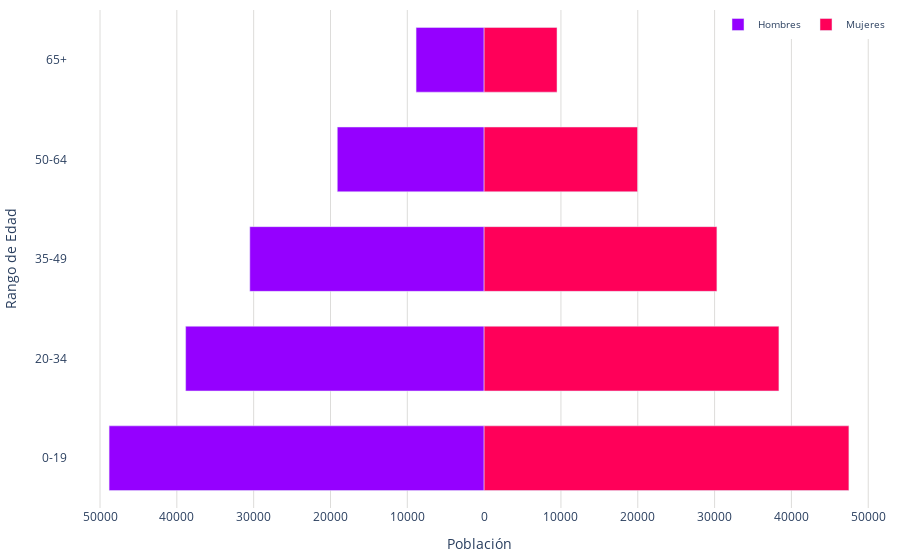

Notebook code for this chart:
### Code cell
import plotly.graph_objects as go

# Crear una gráfica de pirámide de población
def crear_grafico_piramide(dfs):
    fig = go.Figure()

    # Sumar los valores de hombres y mujeres por rango amplio
    datos_agrupados = dfs.groupby('rango_amplio').sum(numeric_only=False).reset_index()
    

    # Calcular el total de hombres y mujeres
    total_hombres = datos_agrupados['hombres'].sum()
    total_mujeres = datos_agrupados['mujeres'].sum()
    total_poblacion = total_hombres + total_mujeres

    # Crear texto para el hover que incluya total y porcentaje
    text_hombres = [
        f'Total: {row["hombres"]}<br>Porcentaje: {row["hombres"] / total_poblacion * 100:.1f}%'
        for index, row in datos_agrupados.iterrows()
    ]

    text_mujeres = [
        f'Total: {row["mujeres"]}<br>Porcentaje: {row["mujeres"] / total_poblacion * 100:.1f}%'
        for index, row in datos_agrupados.iterrows()
    ]

    # Crear barras para hombres a la izquierda
    fig.add_trace(go.Bar(
        y=datos_agrupados['rango_amplio'],
        x=-datos_agrupados['hombres'],  # Mantener la barra en negativo para la forma de pirámide
        orientation='h',
        marker=dict(color='#9500ff'),
        text=text_hombres,
        textposition='none',  # Ocultar el texto en las barras
        hoverinfo='text',  # Usar solo el texto personalizado al hacer hover
        name='Hombres'
    ))

    # Crear barras para mujeres a la derecha
    fig.add_trace(go.Bar(
        y=datos_agrupados['rango_amplio'],
        x=datos_agrupados['mujeres'],
        orientation='h',
        marker=dict(color='#ff0059'),
        text=text_mujeres,
        textposition='none',  # Ocultar el texto en las barras
        hoverinfo='text',  # Usar solo el texto personalizado al hacer hover
        name='Mujeres'
    ))

    # Configurar el gráfico
    fig.update_layout(
        barmode='overlay',
        bargap=0.35,
        xaxis=dict(
            title='Población',
            gridcolor='#dddcda',  # Color de las líneas que dividen los rangos del eje Y
            tickvals=[-50000, -40000, -30000, -20000, -10000, 0, 10000, 20000, 30000, 40000, 50000],  # Ajusta según tus datos
            ticktext=[50000, 40000, 30000, 20000, 10000, 0, 10000, 20000, 30000, 40000, 50000]  # Etiquetas positivas
        ),
        plot_bgcolor='rgba(0,0,0,0)',  # Color de fondo del gráfico
        margin=dict(l=10, r=10, t=10, b=10),  # Ajusta los márgenes (left, right, top, bottom)
        yaxis=dict(title='Rango de Edad'),
        legend=dict(
            font_size=10,
            orientation='h',
            x=1,  # Posición horizontal (1 es el extremo derecho)
            y=1,  # Posición vertical (1 es la parte superior)
            xanchor='right',  # Ancla la leyenda a la derecha
            yanchor='top'  # Ancla la leyenda en la parte superior
        )
    )

    return fig


def guardar_grafico_como_html(fig, nombre_archivo, carpeta='assets/graficas'):
    if not os.path.exists(carpeta):
        os.makedirs(carpeta)
    # Configuración personalizada para la gráfica
    config = {
        'displaylogo': False,  # Ocultar el logo de Plotly
        'modeBarButtonsToRemove': [
            'toImage',       # Botón para guardar como imagen
            'select2d',      # Box select
            'lasso2d',       # Lasso select
            'resetScale2d',  # Reset Axes
        ]
    }
    # Gráfica como archivo HTML en la carpeta especificada
    pio.write_html(fig, f'{carpeta}/{nombre_archivo}.html', config=config)
    #pio.write_html(fig, f'{carpeta}/{nombre_archivo}.html')

# Crear la figura de la pirámide de población
fig_piramide = crear_grafico_piramide(dfs)
fig_piramide.show()
# Guardar la figura como archivo HTML
guardar_grafico_como_html(fig_piramide, 'g_piramid_poblacion')

### Figure 1 — Plotly figure (JSON) as saved in the notebook; plotly's stock layout.template omitted (floating-point values rounded to 4 significant figures)
{"data": [{"hoverinfo": "text", "marker": {"color": "#9500ff"}, "name": "Hombres", "orientation": "h", "text": ["Total: 48818<br>Porcentaje: 16.7%", "Total: 38855<br>Porcentaje: 13.3%", "Total: 30503<br>Porcentaje: 10.5%", "Total: 19114<br>Porcentaje: 6.6%", "Total: 8859<br>Porcentaje: 3.0%"], "textposition": "none", "type": "bar", "x": [-48818, -38855, -30503, -19114, -8859], "y": ["0-19", "20-34", "35-49", "50-64", "65+"]}, {"hoverinfo": "text", "marker": {"color": "#ff0059"}, "name": "Mujeres", "orientation": "h", "text": ["Total: 47482<br>Porcentaje: 16.3%", "Total: 38373<br>Porcentaje: 13.2%", "Total: 30299<br>Porcentaje: 10.4%", "Total: 19970<br>Porcentaje: 6.8%", "Total: 9488<br>Porcentaje: 3.3%"], "textposition": "none", "type": "bar", "x": [47482, 38373, 30299, 19970, 9488], "y": ["0-19", "20-34", "35-49", "50-64", "65+"]}], "layout": {"bargap": 0.35, "barmode": "overlay", "legend": {"font": {"size": 10}, "orientation": "h", "x": 1, "xanchor": "right", "y": 1, "yanchor": "top"}, "margin": {"b": 10, "l": 10, "r": 10, "t": 10}, "plot_bgcolor": "rgba(0,0,0,0)", "xaxis": {"gridcolor": "#dddcda", "ticktext": [50000, 40000, 30000, 20000, 10000, 0, 10000, 20000, 30000, 40000, 50000], "tickvals": [-50000, -40000, -30000, -20000, -10000, 0, 10000, 20000, 30000, 40000, 50000], "title": {"text": "Población"}}, "yaxis": {"title": {"text": "Rango de Edad"}}}}
